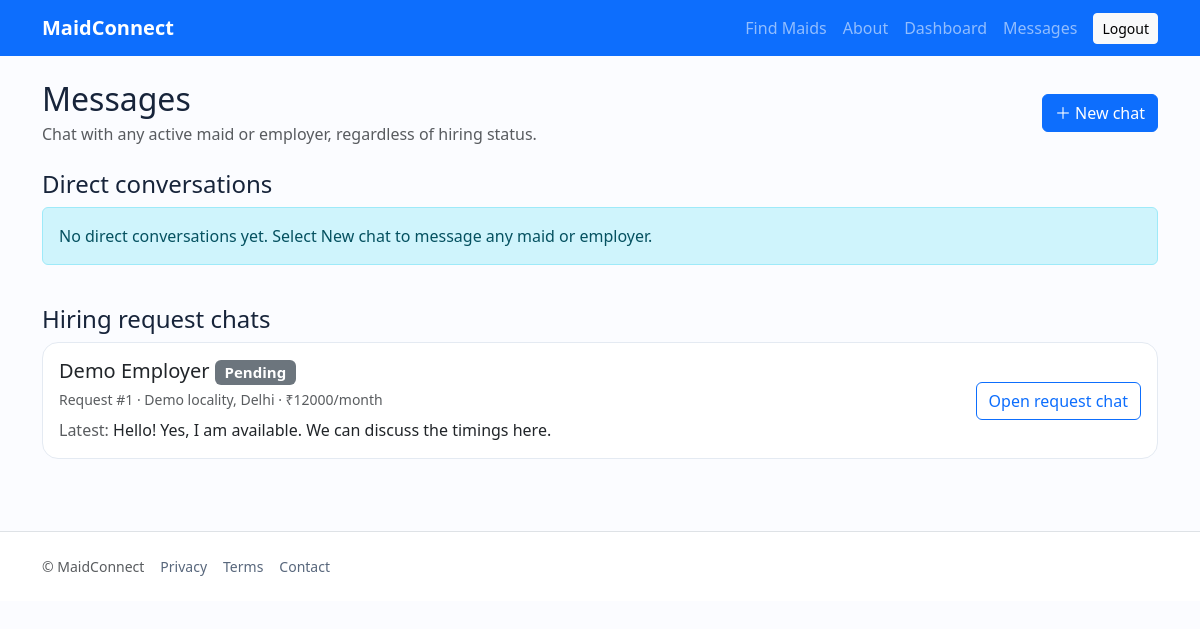
Page /messages (signed in) on the committed database.
### models.py (models this page shows)
class User(db.Model):
    __tablename__ = "users"
    id = db.Column(db.Integer, primary_key=True)
    full_name = db.Column(db.String(120), nullable=False)
    mobile = db.Column(db.String(20), unique=True, nullable=False, index=True)
    email = db.Column(db.String(160), unique=True, nullable=True, index=True)
    password_hash = db.Column(db.String(255), nullable=False)
    role = db.Column(db.String(20), nullable=False)  # maid, employer, admin
    is_active = db.Column(db.Boolean, default=True, nullable=False)
    is_verified = db.Column(db.Boolean, default=False, nullable=False)
    created_at = db.Column(db.DateTime, default=datetime.utcnow, nullable=False)
    maid_profile = db.relationship("MaidProfile", back_populates="user", uselist=False, cascade="all, delete-orphan")
    employer_profile = db.relationship("EmployerProfile", back_populates="user", uselist=False, cascade="all, delete-orphan")

class HiringRequest(db.Model):
    __tablename__ = "hiring_requests"
    id = db.Column(db.Integer, primary_key=True)
    employer_id = db.Column(db.Integer, db.ForeignKey("users.id"), nullable=False, index=True)
    maid_id = db.Column(db.Integer, db.ForeignKey("users.id"), nullable=False, index=True)
    job_location = db.Column(db.String(250), nullable=False)
    salary_offered = db.Column(db.Integer, nullable=False)
    work_timings = db.Column(db.String(100), nullable=False)
    job_description = db.Column(db.Text, default="")
    status = db.Column(db.String(20), default="Pending", nullable=False, index=True)
    created_at = db.Column(db.DateTime, default=datetime.utcnow, nullable=False)
    updated_at = db.Column(db.DateTime, default=datetime.utcnow, onupdate=datetime.utcnow, nullable=False)
    employer = db.relationship("User", foreign_keys=[employer_id])
    maid = db.relationship("User", foreign_keys=[maid_id])

class ChatMessage(db.Model):
    __tablename__ = "chat_messages"
    id = db.Column(db.Integer, primary_key=True)
    hiring_request_id = db.Column(db.Integer, db.ForeignKey("hiring_requests.id", ondelete="CASCADE"), nullable=False, index=True)
    sender_id = db.Column(db.Integer, db.ForeignKey("users.id", ondelete="CASCADE"), nullable=False, index=True)
    body = db.Column(db.String(2000), nullable=False)
    is_read = db.Column(db.Boolean, default=False, nullable=False)
    created_at = db.Column(db.DateTime, default=datetime.utcnow, nullable=False, index=True)
    sender = db.relationship("User", foreign_keys=[sender_id])
    hiring_request = db.relationship("HiringRequest", foreign_keys=[hiring_request_id])

### app.py (the view, shortened to what this page needs)
    @app.route("/messages")
    @login_required
    def messages_inbox():
        user = current_user()
        if user.role not in ("maid", "employer"):
            abort(403)
        if user.role == "maid":
            requests = HiringRequest.query.filter_by(maid_id=user.id).order_by(HiringRequest.updated_at.desc()).all()
        else:
            requests = HiringRequest.query.filter_by(employer_id=user.id).order_by(HiringRequest.updated_at.desc()).all()
        conversations = []
        for req in requests:
            other_user = req.employer if user.role == "maid" else req.maid
            last_message = ChatMessage.query.filter_by(hiring_request_id=req.id).order_by(ChatMessage.created_at.desc()).first()
            unread_count = ChatMessage.query.filter_by(hiring_request_id=req.id, is_read=False).filter(
                ChatMessage.sender_id != user.id
            ).count()
            conversations.append({"request": req, "other_user": other_user,
                                  "last_message": last_message, "unread_count": unread_count})
        direct_conversations = DirectConversation.query.filter(
            or_(DirectConversation.user_one_id == user.id, DirectConversation.user_two_id == user.id)
        ).order_by(DirectConversation.updated_at.desc()).all()
        direct_items = []
        return render_template("messages.html", conversations=conversations, direct_items=direct_items, user=user)

### templates/messages.html (shortened to what this page needs)
{% extends "base.html" %}{% block title %}Messages | MaidConnect{% endblock %}
{% block content %}
<div class="d-flex justify-content-between align-items-center flex-wrap gap-2 mb-3">
  <div><h1 class="h2 mb-1">Messages</h1><p class="text-muted mb-0">Chat with any active maid or employer, regardless of hiring status.</p></div>
  <a class="btn btn-primary" href="{{ url_for('new_message') }}">＋ New chat</a>
</div>
<h2 class="h4 mt-4">Direct conversations</h2>
<div class="row g-3">
{% for item in direct_items %}
<div class="col-12"><div class="card"><div class="card-body d-flex flex-wrap align-items-center justify-content-between gap-3">
<div><h3 class="h5 mb-1">{{ item.other_user.full_name }} <span class="badge text-bg-light">{{ item.other_user.role|title }}</span>{% if item.unread_count %} <span class="badge text-bg-primary">{{ item.unread_count }} unread</span>{% endif %}</h3>
<div class="small text-muted">{{ item.other_user.email or item.other_user.mobile }}</div>
<div class="mt-2">{% if item.last_message %}<span class="text-muted">Latest:</span> {{ item.last_message.body|truncate(100) }}{% else %}<span class="text-muted">No messages yet. Start chatting.</span>{% endif %}</div></div>
<a class="btn btn-primary" href="{{ url_for('direct_chat', conversation_id=item.conversation.id) }}">Open chat</a>
</div></div></div>
{% else %}<div class="col-12"><div class="alert alert-info">No direct conversations yet. Select New chat to message any maid or employer.</div></div>{% endfor %}
</div>
<h2 class="h4 mt-4">Hiring request chats</h2>
<div class="row g-3">
{% for item in conversations %}
<div class="col-12"><div class="card"><div class="card-body d-flex flex-wrap align-items-center justify-content-between gap-3">
<div><h3 class="h5 mb-1">{{ item.other_user.full_name }} <span class="badge text-bg-secondary">{{ item.request.status }}</span></h3>
<div class="small text-muted">Request #{{ item.request.id }} · {{ item.request.job_location }} · ₹{{ item.request.salary_offered }}/month</div>
<div class="mt-2">{% if item.last_message %}<span class="text-muted">Latest:</span> {{ item.last_message.body|truncate(100) }}{% else %}<span class="text-muted">No messages yet.</span>{% endif %}</div></div>
<a class="btn btn-outline-primary" href="{{ url_for('chat', req_id=item.request.id) }}">Open request chat</a>
</div></div></div>
{% else %}<div class="col-12"><p class="text-muted">No hiring request conversations.</p></div>{% endfor %}
</div>
{% endblock %}

### static/css/style.css (style rules this page uses)
:root { --brand:#1456b8; --soft:#f1f6ff; }
body { background:#fbfcff; color:#17243a; min-height:100vh; }
.card { border:1px solid #e4eaf2; border-radius:1rem; }
a { text-decoration:none; }

### rows in the picture
User: other_user.full_name "Demo Employer"
HiringRequest: request.status "Pending", request.id "1", request.job_location "Demo locality, Delhi", request.salary_offered "12000"
ChatMessage: last_message.body "Hello! Yes, I am available. We can discuss the timings here."
